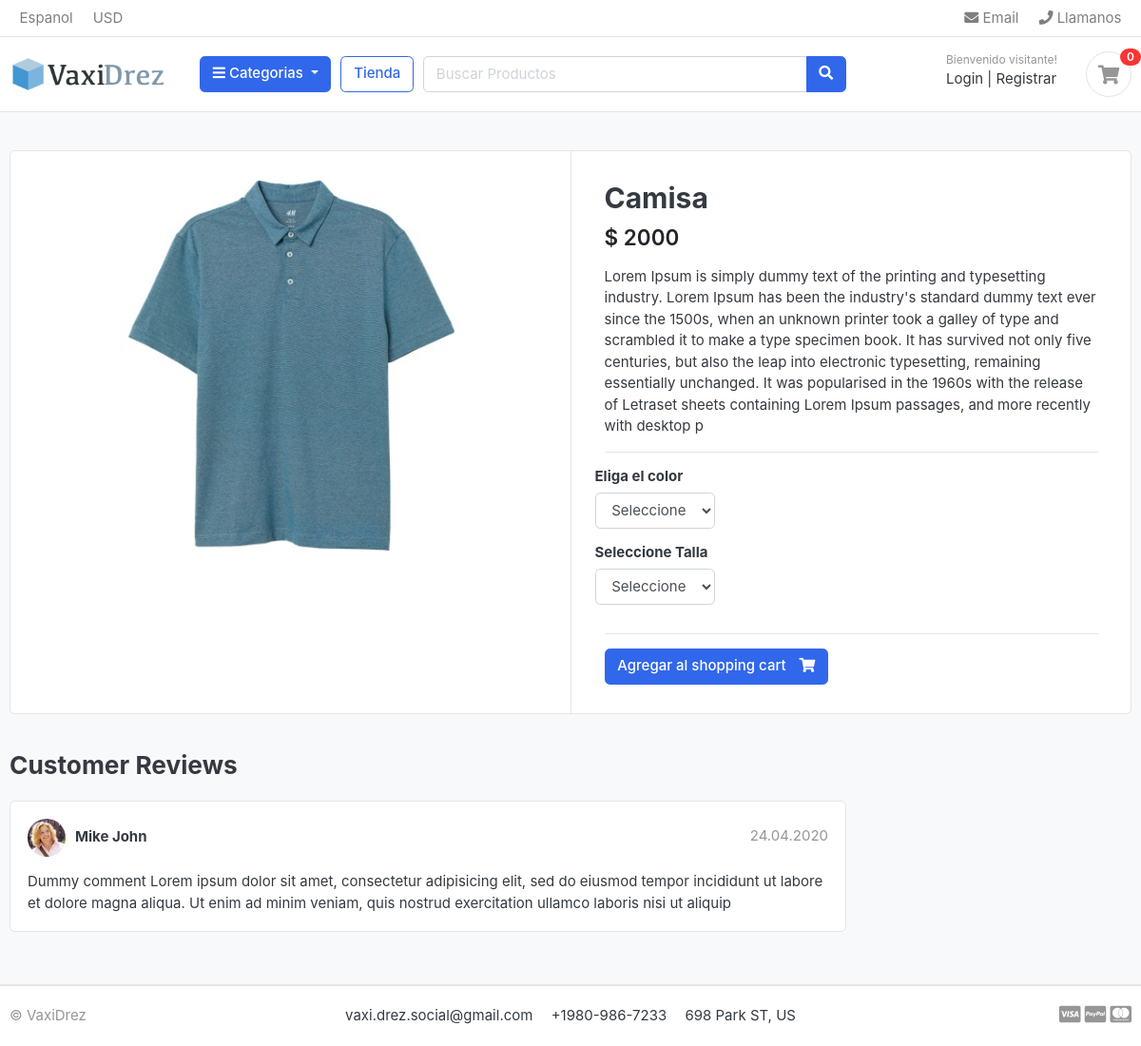
Page /store/category/ropa-de-verano/camisa/ on the committed database.
### store/models.py (models this page shows, shortened)
class Product(models.Model):
    product_name = models.CharField(max_length=200 , unique=True)
    slug = models.CharField(max_length=200 , unique=True)
    description = models.TextField(max_length=500 , blank= True)
    price = models.IntegerField()
    images = models.ImageField(upload_to = 'photos/products')
    stock = models.IntegerField()
    is_available = models.BooleanField(default=True)
    category = models.ForeignKey(Category , on_delete=models.CASCADE)
    created_date = models.DateTimeField(auto_now_add=True)
    modified_date = models.DateTimeField(auto_now=True)

### store/views.py (the view)
# urls.py: path('category/<slug:category_slug>/<slug:product_slug>/', views.product_detail , name='product_detail'),
def product_detail(request, category_slug ,product_slug):
    try:
        single_product = models.Product.objects.get(category__slug = category_slug , slug = product_slug)
        in_cart = CartItem.objects.filter(cart__cart_id = _cart_id(request)  , product = single_product).exists()
    except Exception as e:
        raise e
    context = {
        'single_product' : single_product,
        'in_cart' : in_cart
    }
    return render(request, 'store/product_detail.html' , context)

### carts/context_processors.py (called while the page is built)
def counter(request):
    cart_count = 0
    try:
        cart = Cart.objects.filter(cart_id = _cart_id(request))
        cart_items = CartItem.objects.all().filter(cart = cart[:1])
        for cart_item in cart_items:
            cart_count += cart_item.quantity
    except Cart.DoesNotExist:
        cart_count = 0
    return dict(cart_count = cart_count)

### carts/views.py (called while the page is built)
def _cart_id(request):
    cart = request.session.session_key
    if not cart:
        cart = request.session.create()
    return cart

### category/context_processors.py (called while the page is built)
def menu_links(request):
    links = models.Category.objects.all()
    return dict(links = links)

### category/models.py (called while the page is built)
    def get_url(self):
        return reverse('products_by_category' , args=[self.slug])

### store/models.py (called while the page is built)
    def colors(self):
        return super(VariationManager, self).filter(variation_category = 'color' , is_active= True)

    def tallas(self):
        return super(VariationManager, self).filter(variation_category = 'talla' , is_active= True)

### templates/store/product_detail.html (shortened to what this page needs)
{% extends 'base.html' %}
{% load static %}
{% block content %}
<section class="section-content padding-y bg">
  <div class="container">
    <div class="card">
      <div class="row no-gutters">
        <aside class="col-md-6">
          <article class="gallery-wrap">
            <div class="img-big-wrap">
              <a href="#"><img src="{{ single_product.images.url }}"></a>
            </div>
          </article>
        </aside>
        <main class="col-md-6 border-left">
          <form action="{% url 'add_cart' single_product.id %}" method="POST">
            <article class="content-body">
              <h2 class="title">{{ single_product.product_name }}</h2>
              <div class="mb-3">
                <var class="price h4">$ {{ single_product.price }}</var>
              </div>
              <p>{{ single_product.description }}</p>
              <hr>
              <div class="row">
                <div class="item-option-select">
                  <h6>Eliga el color</h6>
                  <select name="color" class="form-control" id="" required>
                    <option value="" disabled selected>Seleccione</option>
                  </select>
                </div>
              </div>
              <div class="row">
                <div class="item-option-select">
                  <h6>Seleccione Talla</h6>
                  <select name="talla" class="form-control" id="" required>
                    <option value="" disabled selected>Seleccione</option>
                  </select>
                </div>
              </div>
              <hr>
              {% if single_product.stock <= 0 %} <h4 class="text-warning">Fuera de stock</h4>
                {% else %}
                {% if in_cart %}
                <a href="#" class="btn  btn-success"> <span class="text">Producto en el carrito</span> <i
                    class="fas fa-check"></i> </a>
                <a href="{% url 'cart' %}" class="btn  btn-outline-primary"> <span class="text">Ver carrito</span> <i
                    class="fas fa-eye"></i> </a>
                {% else %}
                <button type="submit" class="btn btn-primary"> <span class="text">Agregar al
                    shopping cart</span> <i class="fas fa-shopping-cart"></i> </button>
                {% endif %}
                {% endif %}
            </article>
          </form>
        </main>
      </div>
    </div>
    <br>
    <div class="row">
      <div class="col-md-9">
        <header class="section-heading">
          <h3>Customer Reviews </h3>
        </header>
        <article class="box mb-3">
          <div class="icontext w-100">
            <img src="./images/avatars/avatar1.jpg" class="img-xs icon rounded-circle">
            <div class="text">
              <span class="date text-muted float-md-right">24.04.2020 </span>
              <h6 class="mb-1">Mike John </h6>
            </div>
          </div>
          <div class="mt-3">
            <p>
              Dummy comment Lorem ipsum dolor sit amet, consectetur adipisicing elit, sed do eiusmod
              tempor incididunt ut labore et dolore magna aliqua. Ut enim ad minim veniam,
              quis nostrud exercitation ullamco laboris nisi ut aliquip
            </p>
          </div>
        </article>
      </div>
    </div>
  </div>
</section>
{% endblock %}

### static/css/ui.css (style rules this page uses)
html { font-family: "Inter", sans-serif; font-size: 15px; }
.content-body { flex: 1 1 auto; padding: 2rem 2.3rem; }
.img-xs, .img-sm, .img-md, .img-lg { -o-object-fit: cover; object-fit: cover; flex-shrink: 0; flex-grow: 0; }
.img-xs { width: 40px; height: 40px; }
.padding-y { padding-top: 40px; padding-bottom: 40px; }
var { font-style: normal; }
article:after, .form-group:after { display: block; clear: both; content: ""; }
.bg { background-color: #f8f9fa; }
.section-heading { margin-bottom: 20px; margin-top: 15px; }
p:last-child { margin-bottom: 0; }
.btn .text + i { margin-left: 10px; }
.icontext { display: inline-flex; align-items: center; vertical-align: middle; }
.icontext .text { width: 100%; line-height: 1.2; }
.icontext .icon { position: relative; margin-right: 10px; flex-shrink: 0; flex-grow: 0; }
.price { font-weight: 600; color: #212529; }
.box { padding: 18px; background: #fff; border-radius: 0.37rem; border: 1px solid #e4e4e4; }
.box img { max-width: 100%; }
.gallery-wrap .img-big-wrap { margin-bottom: 10px; border-radius: 0.37rem; overflow: hidden; background-color: #fff; }
.gallery-wrap .img-big-wrap a { text-align: center; display: block; }
.gallery-wrap .img-big-wrap img { height: 450px; width: auto; display: inline-block; }
.item-option-select { margin-bottom: 1rem; display: inline-block; margin-right: 15px; }

### rows in the picture
Product: images (picture), product_name "Camisa", price "2000", description "Lorem Ipsum is simply dummy text of the printing and typesetting industry. Lorem Ipsum has been the industry's standard dummy text ever since the 1500s, when an unknown printer took a galley of type and scrambled it to make a type specimen book. It has survived not only five centuries, but also the leap into electronic typesetting, remaining essentially unchanged. It was popularised in the 1960s with the release of Letraset sheets containing Lorem Ipsum passages, and more recently with desktop p"

### other values in the picture
{{ cart_count }} "0"
